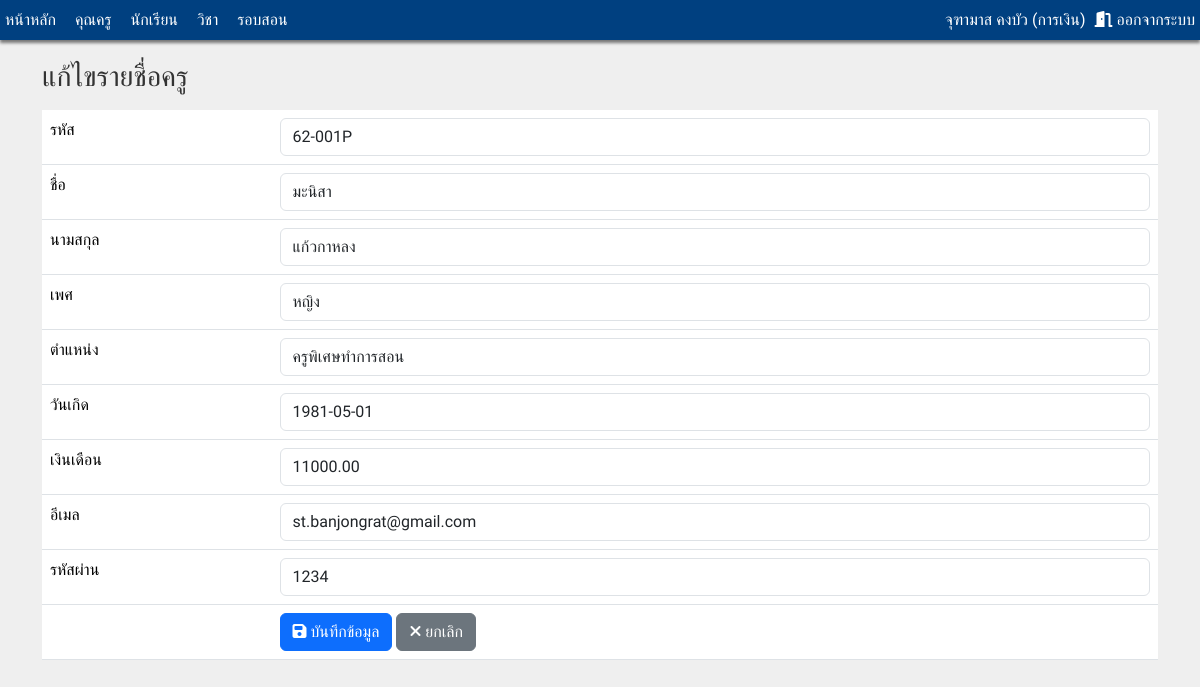
The app's page /admin/teacher_edit.php?tid=62-001P (signed in) with its own data.
### tables this page shows
CREATE TABLE `teacher` (
  `id` varchar(10) NOT NULL COMMENT 'รหัส',
  `firstname` varchar(50) DEFAULT NULL COMMENT 'ชื่อ',
  `surname` varchar(50) DEFAULT NULL COMMENT 'นามสกุล',
  `gender` varchar(10) DEFAULT NULL COMMENT 'เพศ',
  `position` enum('ครูประจำชั้น','ครูพิเศษทำการสอน','ครูพิเศษไม่ครูพิเศษทำการสอน','ฝ่ายบริหาร') DEFAULT NULL COMMENT 'ตำแหน่ง',
  `birthdate` date DEFAULT NULL COMMENT 'วันเกิด',
  `salary` decimal(10,2) DEFAULT NULL COMMENT 'เงินเดือน',
  `email` varchar(50) DEFAULT NULL COMMENT 'เมล',
  `password` varchar(100) DEFAULT NULL COMMENT 'รหัสผ่าน'
);

### admin/teacher_edit.php (the view, shortened to what this page needs)
<?php
include("../inc_connect.php");
$idy = $_GET['tid'];
?>
<!DOCTYPE html>
<html lang="en">
<head>
    <link rel="stylesheet" href="https://cdnjs.cloudflare.com/ajax/libs/font-awesome/6.4.0/css/all.min.css" />
    <link href="https://cdn.jsdelivr.net/npm/bootstrap@5.3.1/dist/css/bootstrap.min.css" rel="stylesheet">
    <link rel="stylesheet" href="../css/mystyle.css">
</head>
<body>
    <?php include("inc_menu.php");?>
<?php
$sql1="select * from teacher where id='".$idy."'";
$rst1 = mysqli_query($conn,$sql1);
while ($rs=mysqli_fetch_array($rst1)){
?>
    <div class="container">
        <h3 class="float-start mb-3" >แก้ไขรายชื่อครู </h3>
        <form action="" method="post" enctype="multipart/form-data">
                <table class="table">
                    <tr>
                        <td>รหัส</td>
                        <td>  <input type="text" name="id" id="id" class="form-control" require="true" value="<?=$rs['id']?>"> </td>
                    </tr>
                    <tr>
                        <td>ชื่อ</td>
                        <td>  <input type="text" name="firstname" id="firstname" class="form-control" require="true" value="<?=$rs['firstname']?>"> </td>
                    </tr>
                    <tr>
                        <td>นามสกุล</td>
                        <td> <input type="text" name="surname" id="surname" class="form-control" require="true" value="<?=$rs['surname']?>"> </td>
                    </tr>
                    <tr>
                        <td>เพศ</td>
                        <td> <input type="text" name="gender" id="gender" class="form-control" require="true" value="<?=$rs['gender']?>"> </td>
                    </tr>
                    <tr>
                        <td>ตำแหน่ง</td>
                        <td> <input type="text" name="position" id="position" class="form-control" require="true"  value="<?=$rs['position']?>"> </td>
                    </tr>
                    <tr>
                        <td>วันเกิด</td>
                        <td> <input type="text" name="birthdate" id="birthdate" class="form-control" require="true" value="<?=$rs['birthdate']?>"> </td>
                    </tr>
                    <tr>
                        <td>เงินเดือน</td>
                        <td> <input type="text" name="salary" id="salary" class="form-control" require="true"  value="<?=$rs['salary']?>"> </td>
                    </tr>
                    <tr>
                        <td>อีเมล</td>
                        <td> <input type="text" name="email" id="email" class="form-control" require="true"  value="<?=$rs['email']?>"> </td>
                    </tr>
                    <tr>
                        <td>รหัสผ่าน</td>
                        <td> <input type="text" name="password" id="password" class="form-control" require="true"  value="<?=$rs['password']?>"> </td>
                    </tr>
                    <tr>
                        <td></td>
                        <td>
                            <button type="submit" name="submit" class="btn btn-primary"><i class="fa-solid fa-floppy-disk"></i> บันทึกข้อมูล </button>
                            <button type="button" class="btn btn-secondary" onclick="window.location='teacher.php';"><i class="fa-solid fa-xmark"></i> ยกเลิก </button>
                        </td>
                    </tr>
                </table>
        </form>
    </div>
    <?php } ?>
</body>
</html>

### css/mystyle.css (style rules this page uses)
body { font-size: 16px; font-family: 'Sarabun','Sriracha','Itim'; color: #333333; background-color: #EFEFEF; margin: 0; padding: 0; }

### records on screen
teacher: id "62-001P", firstname "มะนิสา", surname "แก้วกาหลง", gender "หญิง", position "ครูพิเศษทำการสอน", birthdate "1981-05-01", salary "11000.00", email "st.banjongrat@gmail.com", password "1234"

### other values on screen
$_SESSION['login_name'] "จุฑามาส คงบัว"
$_SESSION['login_position'] "การเงิน"
